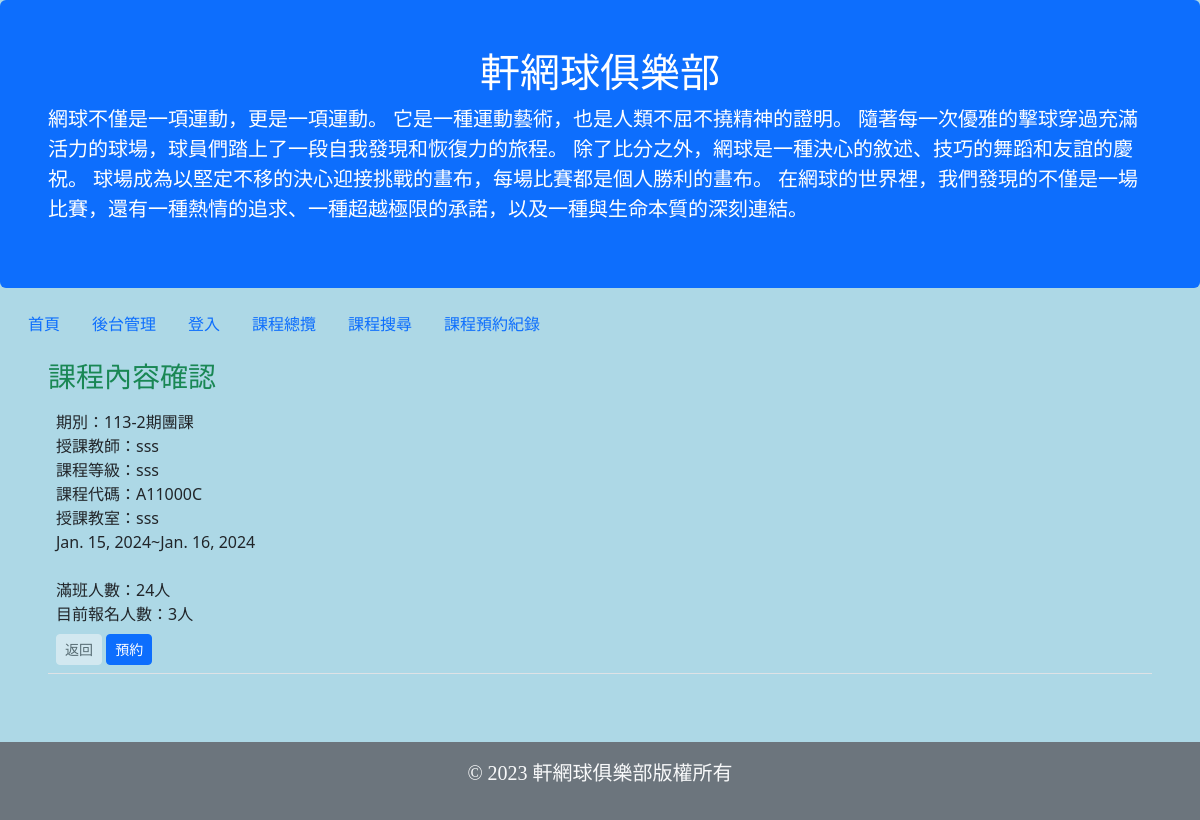
/Course_reservation/Course_content?code=A11000C (signed in), run on an earlier commit of the app's database.
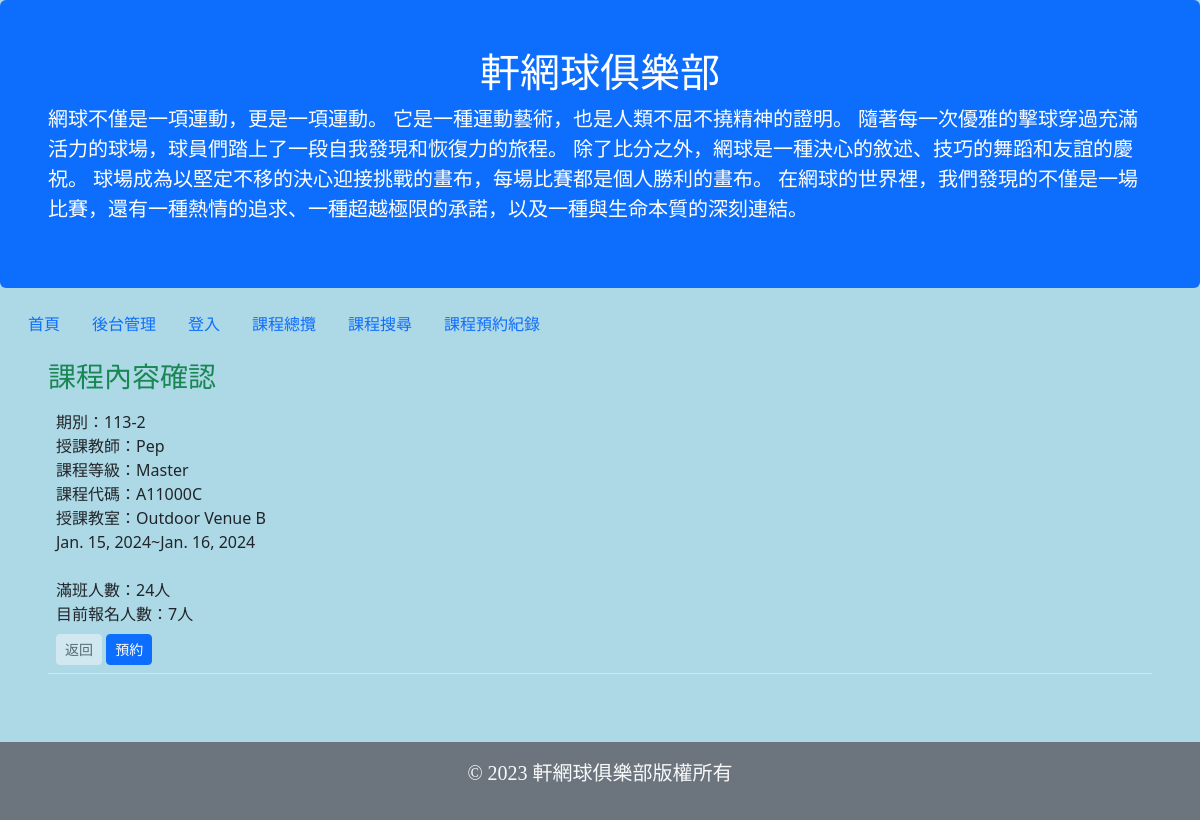
And on a later commit of the database.
### Course_reservation/models.py (models this page shows)
class Course_reservation(models.Model):
    Period = models.CharField(max_length=255,null=True,help_text="期別")
    Course_code = models.CharField(max_length=255,null=True,help_text="課程代碼")
    Time_start = models.DateField(null=True,help_text="開始日期")
    Time_end = models.DateField(null=True,help_text="結束日期")
    week_choices = [
        ('Monday', 'Monday'),
        ('Tuesday', 'Tuesday'),
        ('Wednesday', 'Wednesday'),
        ('Thursday', 'Thursday'),
        ('Friday', 'Friday'),
        ('Saturday', 'Saturday'),
        ('Sunday', 'Sunday'),
    ]
    week=models.CharField(max_length=10, choices=week_choices, default='')
    class_time_start=models.TimeField(null=True)
    class_time_end=models.TimeField(null=True)
    Classroom = models.CharField(max_length=255,null=True,help_text="教室")
    Category_choices = [
        ('Beginner', 'Beginner'),
        ('Intermediate', 'Intermediate'),
        ('Master', 'Master'),
    ]
    Category = models.CharField(max_length=255,choices=Category_choices,null=True,help_text="課程等級")
    Coach_name = models.CharField(max_length=255,null=True,help_text="教練名子")
    Full_number_applicants = models.IntegerField(default=26,null=True,help_text="總共可報名的人數")
    Current_number_applicants = models.IntegerField(default=0,null=True,help_text="目前報名人數")
    Class_status_choices = [
        ('Registration Open', 'Registration Open'),#報名中
        (' Registration Closed', ' Registration Closed'),#報名已滿
        ('Cancelled ', 'Cancelled '),#停開
        ('On-site Registration Only', 'On-site Registration Only'),#僅現場報名
    ]
    Class_status = models.CharField(max_length=255,choices=Class_status_choices,null=True,help_text="班級狀態，報名中、報名已滿、停開、僅現場報名")
    def __str__(self):
        return f"{self.Period} {self.Course_code}"

### Course_reservation/views.py (the view)
# urls.py: path('Course_content', views.Course_content, name='Course_content'),
def Course_content(request):
    template = loader.get_template('Course_content.html')
    data = {}
    print(request.GET.get('code'))
    if not request.user.is_authenticated:
        print(request.user)
        return redirect('/login/')
    try:
        code = request.GET.get('code')
        print(code)
        data = Course_reservation.objects.filter(Course_code=code)
        for i in data:
            print(i)
        context = {
            "Course": data
        }
        return HttpResponse(template.render(context))
    except:
        urid = None
        context = {
            "Course": data
        }
        return HttpResponse(template.render(context))

### Course_reservation/templates/Course_content.html (shortened to what this page needs)
{% extends "master.html" %}
{% block content %}
<div class="container-fluid p-5 pt-3">
    <h3 class="text-success">課程內容確認</h3>
    <td width="10%" class="p-0">
        <table class="table">
            {% for Course_reservation in Course %}
            <tr>
                <td>
                    期別：{{ Course_reservation.Period }}<br>
                    授課教師：{{ Course_reservation.Coach_name }}<br>
                    課程等級：{{ Course_reservation.Category }}
                    <br>
                    課程代碼：{{ Course_reservation.Course_code }}
                    <br>
                    授課教室：{{ Course_reservation.Classroom }}
                    <br>
                    {{ Course_reservation.Time_start }}~{{ Course_reservation.Time_end }}<br>
                    <br>
                    滿班人數：{{ Course_reservation.Full_number_applicants }}人
                    <br>
                    目前報名人數：{{ Course_reservation.Current_number_applicants }}人
                    <br>
                     <a class="mt-2 btn btn-light btn-sm px-2 gap-3" style="opacity: 0.5;"
                        href="/Course_reservation/">返回</a>
                    <a class="mt-2 btn btn-sm px-2 gap-3 btn-primary"
                        href="Coursereservation?code={{ Course_reservation.Course_code }}">預約</a>
                </td>
            </tr>
            {% endfor %}
        </table>
    </td>
</div>
{% endblock %}

What changed in the data, as far as the page shows it:
changed Course_reservation: Period "113-2期團課" → "113-2"; Coach_name "sss" → "Pep"; Category "sss" → "Master"; Classroom "sss" → "Outdoor Venue B"; Current_number_applicants "3" → "7"
